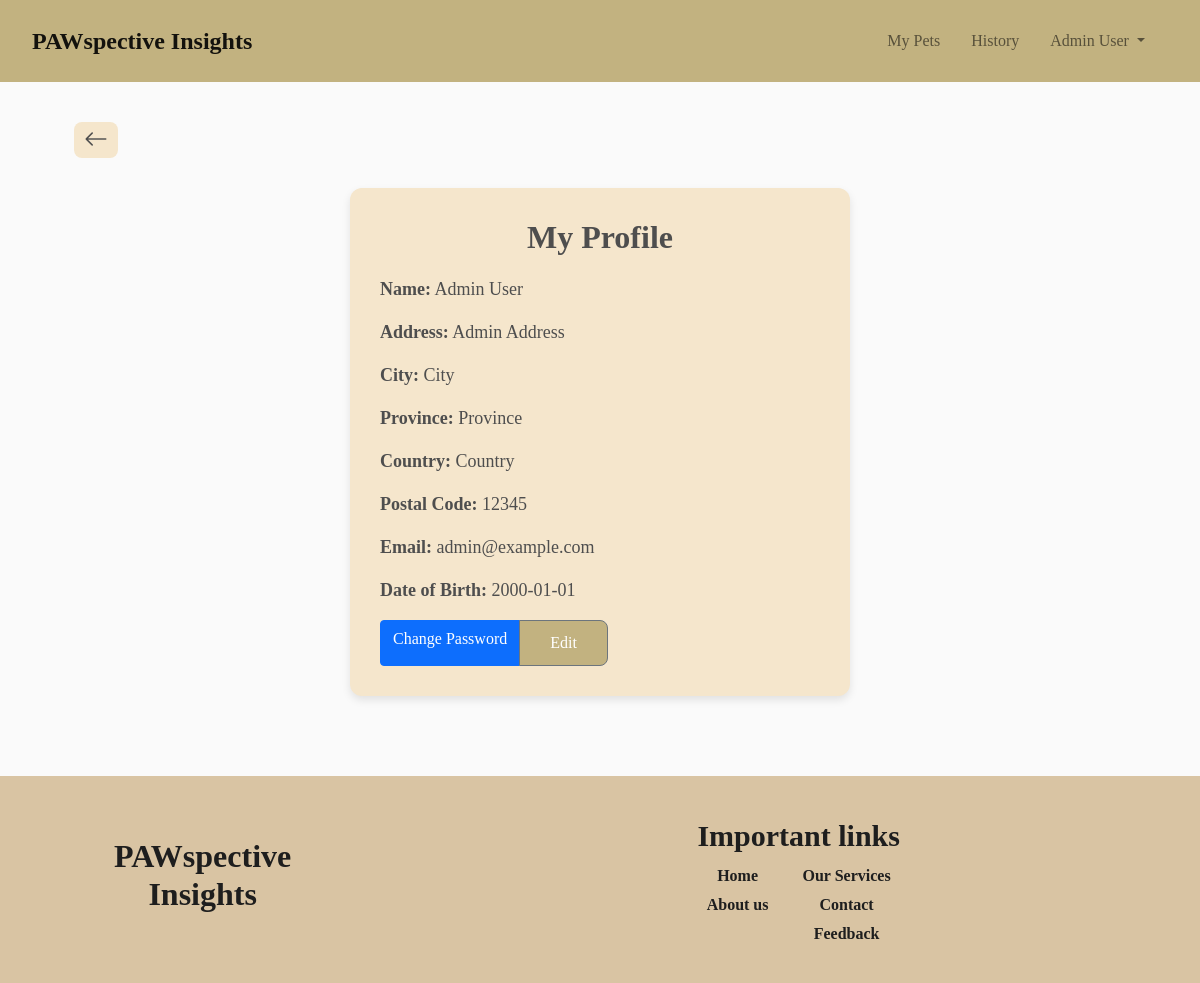
/my_profile (signed in), run on the app's committed database.
### app.py (models this page shows)
class User(db.Model):
    id = db.Column(db.Integer, primary_key=True)
    name = db.Column(db.String(100), nullable=False)
    address = db.Column(db.String(200), nullable=False)
    city = db.Column(db.String(100), nullable=False)
    province = db.Column(db.String(100), nullable=False)
    country = db.Column(db.String(100), nullable=False)
    postal_code = db.Column(db.String(20), nullable=False)
    email = db.Column(db.String(100), unique=True, nullable=False)
    password = db.Column(db.String(100), nullable=False)
    dob = db.Column(db.String(20), nullable=False)
    is_admin = db.Column(db.Boolean, default=False)  # New field for admin role
    date_created = db.Column(db.DateTime, default=datetime.now())

### app.py (the view)
@app.route('/my_profile')
def my_profile():
    if 'user' not in session:
        return redirect(url_for('login'))
    user = User.query.get(session['user']['id'])
    return render_template('profile.html', user=user)

### templates/profile.html (shortened to what this page needs)
{% extends "base.html" %}
{% block content %}
<div class="container mt-3">
    <a href="/home" class="btn-back">
        <i class="bi bi-arrow-left"></i>
    </a>
</div>
<div class="profile-container">
    <h2>My Profile</h2>
    <p><strong>Name:</strong> {{ user.name }}</p>
    <p><strong>Address:</strong> {{ user.address }}</p>
    <p><strong>City:</strong> {{ user.city }}</p>
    <p><strong>Province:</strong> {{ user.province }}</p>
    <p><strong>Country:</strong> {{ user.country }}</p>
    <p><strong>Postal Code:</strong> {{ user.postal_code }}</p>
    <p><strong>Email:</strong> {{ user.email }}</p>
    <p><strong>Date of Birth:</strong> {{ user.dob }}</p>
    <div class="btn-group">
        <a href="{{ url_for('change_password') }}" class="btn btn-primary">Change Password</a>
        <a href="{{ url_for('edit_profile') }}" class="btn btn-secondary">Edit</a>
    </div>
</div>
{% endblock %}

### templates/base.html (shortened to what this page needs)
<!DOCTYPE html>
<html lang="en">
<head>
    <link href="https://cdn.jsdelivr.net/npm/bootstrap@5.0.2/dist/css/bootstrap.min.css" rel="stylesheet">
    <link href="https://cdn.jsdelivr.net/npm/bootstrap-icons/font/bootstrap-icons.css" rel="stylesheet">
    <link rel="stylesheet" href="{{ url_for('static', filename='css/style.css') }}">
</head>
<body>
    <header class="header">
        <nav class="navbar navbar-expand-lg navbar-light" style="background-color: #c2b280;">
            <div class="container-fluid">
                <a class="navbar-brand" href="/home">PAWspective Insights</a>
                <div class="navbar-collapse" id="navbarNavDropdown">
                    <ul class="navbar-nav ms-auto">
                        <li class="nav-item">
                            <a class="nav-link" href="/my_pets">My Pets</a>
                        </li>
                        <li class="nav-item">
                            <a class="nav-link" href="/history">History</a>
                        </li>
                        <li class="nav-item dropdown">
                            {% if session['user'] is defined %}
                            <a class="nav-link dropdown-toggle" href="#" id="navbarDropdownMenuLink" role="button"
                                data-bs-toggle="dropdown" aria-expanded="false">
                                {{ session['user']['name'] }}
                            </a>
                            {% else %}
                            <a class="nav-link" href="/login">Login</a>
                            {% endif %}
                        </li>
                    </ul>
                </div>
            </div>
        </nav>
    </header>
    <div class="content-wrapper container mt-4">
        {% block content %}{% endblock %}
    </div>
    <footer class="footer">
        <div class="container-fluid p-3">
            <div class="row">
                <div class="col-md-4 d-flex justify-content-center align-items-center">
                    <h2 class="footer-title">PAWspective <br> Insights</h2>
                </div>
                <div class="col-md-8">
                    <div class="d-flex justify-content-center">
                        <div class="footer-links-section">
                            <h4 class="footer-links-title">Important links</h4>
                            <div class="d-flex justify-content-center">
                                <ul class="footer-links">
                                    <li><a href="/home">Home</a></li>
                                    <li><a href="/about">About us</a></li>
                                </ul>
                                <ul class="footer-links ms-4">
                                    <li><a href="/services">Our Services</a></li>
                                    <li><a href="/contact">Contact</a></li>
                                    <li><a href="/submit_feedback">Feedback</a></li>
                                </ul>
                            </div>
                        </div>
                    </div>
                </div>
            </div>
        </div>
    </footer>
</body>
</html>

### static/css/style.css (style rules this page uses)
body, html { margin: 0; padding: 0; font-family: 'Times New Roman', Times, serif; background-color: #fafafa; }
.header { background-color: #c2b280; padding: 10px 20px; }
.navbar-brand { font-weight: bold; color: #4e4e4e; font-size: 24px; }
.navbar-nav .nav-link { color: #0044cc; margin-right: 15px; }
.profile-container, .edit-profile-container, .change-password-container { background-color: #f5e6cc; padding: 30px; max-width: 500px; margin: 30px auto; border-radius: 12px; box-shadow: 0px 4px 8px rgba(0,0,0,0.1); }
.profile-container h2, .edit-profile-container h2, .change-password-container h2 { color: #4e4e4e; font-weight: bold; text-align: center; margin-bottom: 20px; }
.profile-container p, .edit-profile-container label, .change-password-container label { color: #4e4e4e; font-size: 18px; }
.footer { background-color: #c2b280; padding: 20px; text-align: center; margin-top: 50px; }
.btn-back { background: none; border: none; color: #4e4e4e; font-size: 18px; font-weight: bold; padding: 5px; text-decoration: none; margin-left: 20px; }
.btn-back { background-color: #f5e6cc; border: none; color: #4e4e4e; font-size: 24px; padding: 5px 10px; text-decoration: none; margin-left: 20px; border-radius: 8px; }
.btn-back i { font-size: 24px; }
.footer { background-color: #d9c4a3; padding: 20px 0; color: #000; font-size: 16px; }
.footer-title { font-weight: bold; color: #1e1e1e; margin-bottom: 10px; text-align: center; }
.footer-links-section { text-align: center; margin-top: 10px; }
.footer-links-title { font-weight: bold; color: #1e1e1e; font-size: 30px; margin-bottom: 10px; }
.footer-links { list-style: none; padding: 0; margin: 0 10px; }
.footer-links li { margin-bottom: 5px; }
.footer-links a { text-decoration: none; color: #1e1e1e; font-weight: 600; }
.btn-secondary { background-color: #c2b280; color: white; padding: 10px 30px; margin-left: 10px; border-radius: 8px; text-decoration: none; font-size: 16px; }

### templates/base.html (style rules this page uses)
body, html { height: 100%; margin: 0; display: flex; flex-direction: column; }
.content-wrapper { flex: 1; }
.footer { background-color: #d9c4a3; padding: 1rem 0; }

### data on the page
User: user.name "Admin User", name "Admin User", address "Admin Address", city "City", province "Province", country "Country", postal_code "12345", email "admin@example.com", dob "2000-01-01"
